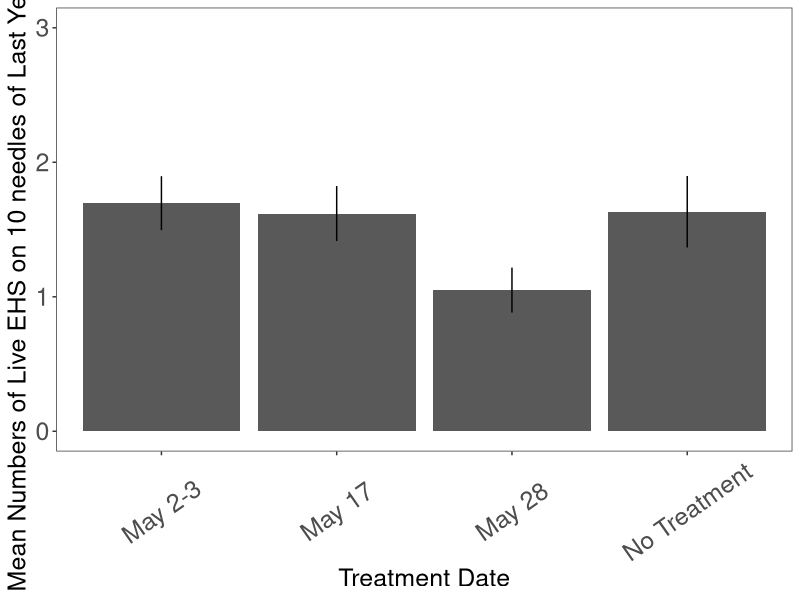
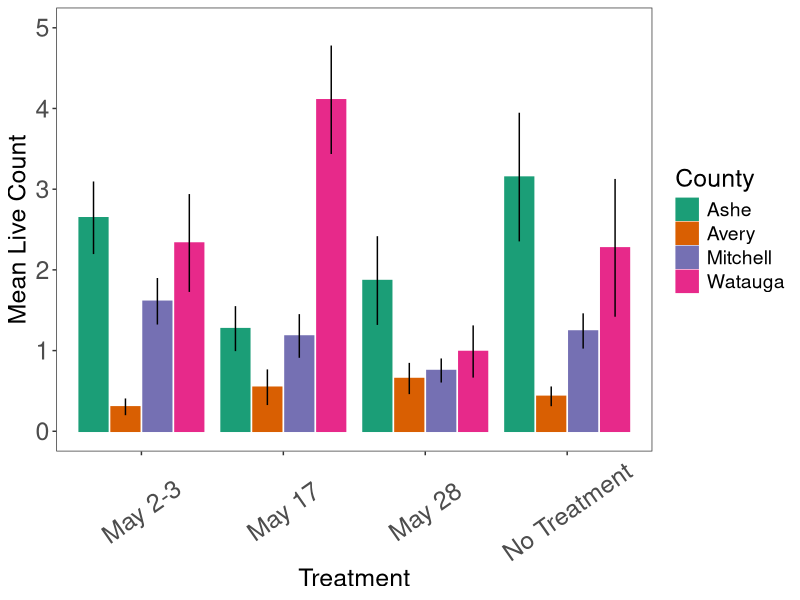
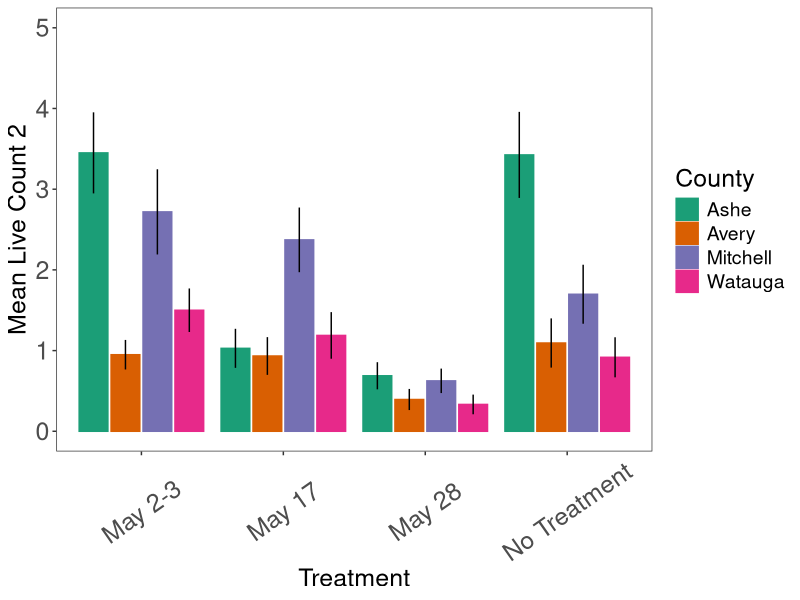
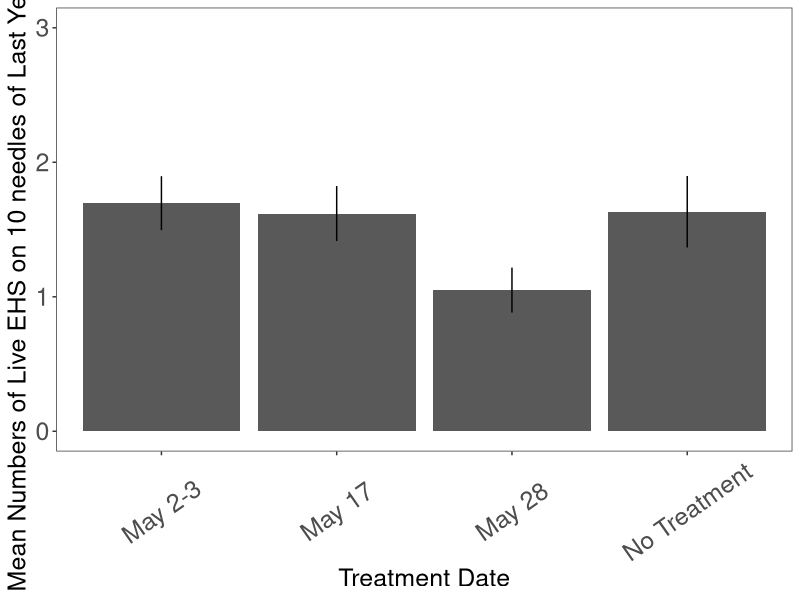
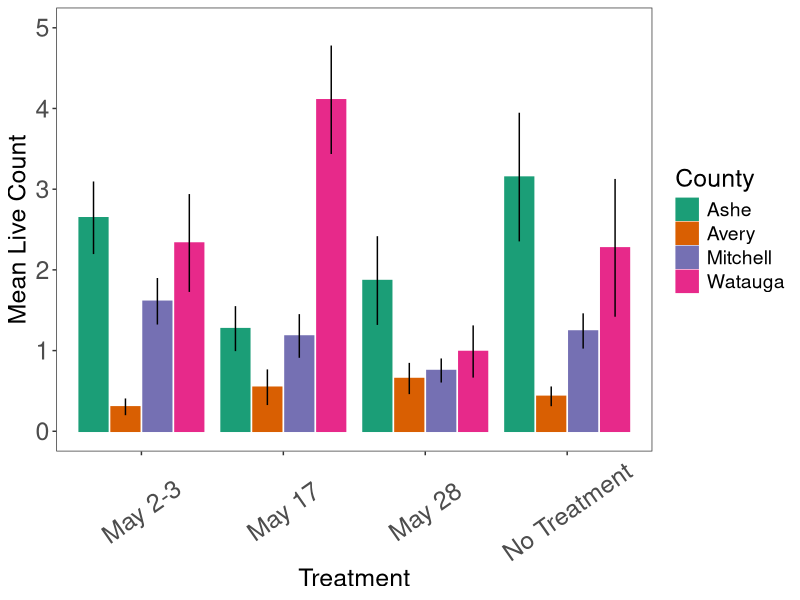
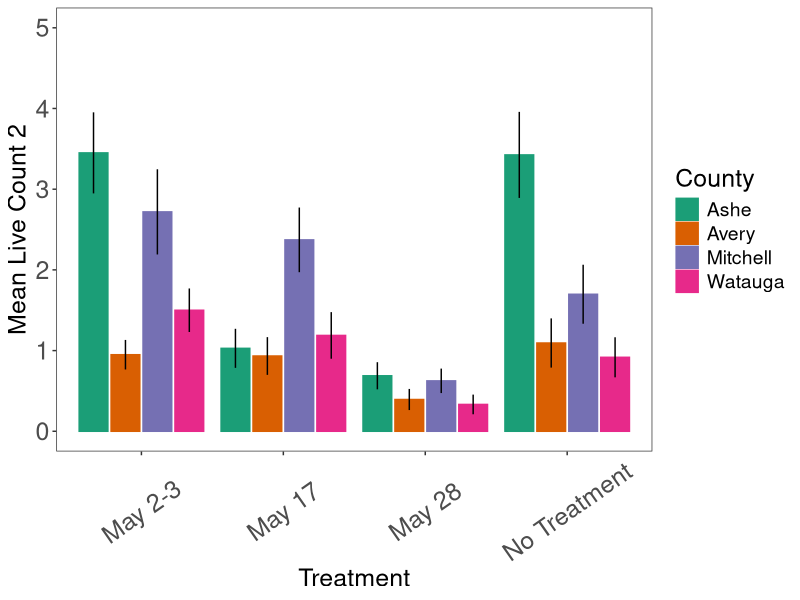

Here is the R script that generated these plots, in order: (Note: this script raises an error after producing the figures.)
# Load the package, read data, and manipulate
library(dplyr)
library(tidyr)
library(ggplot2)
library(stringr)
library(RColorBrewer)
library(ggthemes)
library(viridis)
library(MASS)
library(lme4)
library(tidyverse)
library(multcomp) 
library(multcompView)


## PREPROCESSING ##

# read in file
scalecount <- read.csv(file="EHS count 2024 v7 (study 1).csv", strip.white=TRUE)
colnames(scalecount) <- c("Label", "County","Twigab","Date","Counter","Livescale1","Deadscale1","Livescale2","Deadscale2",
                          "Livescale3","Deadscale3","Prespara","Presfungus","Presscalenewgr","encarsia")

#delete columns with no info
scalecount <- scalecount[ -c(16:19) ]

#extract and create new column with treatment
scalecount$Treatment<-
  substring(scalecount$Label, first=4, last=4)

#getting zero and 1s as presence and absence
# parasitism
scalecount$Prespara<-replace(scalecount$Prespara, scalecount$Prespara=="yes", 1)
scalecount$Prespara<-replace(scalecount$Prespara, scalecount$Prespara=="y", 1)
scalecount$Prespara<-replace(scalecount$Prespara, scalecount$Prespara=="Y", 1)
scalecount$Prespara<-replace(scalecount$Prespara, scalecount$Prespara=="", 0)
scalecount$Prespara<-replace(scalecount$Prespara, scalecount$Prespara=="n", 0)
scalecount$Prespara<-replace(scalecount$Prespara, scalecount$Prespara=="N", 0)
scalecount$Prespara<-replace(scalecount$Prespara, scalecount$Prespara=="no", 0)

# scale new growth?
scalecount$Presscalenewgr<-replace(scalecount$Presscalenewgr, scalecount$Presscalenewgr=="yes", 1)
scalecount$Presscalenewgr<-replace(scalecount$Presscalenewgr, scalecount$Presscalenewgr=="y", 1)
scalecount$Presscalenewgr<-replace(scalecount$Presscalenewgr, scalecount$Presscalenewgr=="Y", 1)
scalecount$Presscalenewgr<-replace(scalecount$Presscalenewgr, scalecount$Presscalenewgr=="", 0)
scalecount$Presscalenewgr<-replace(scalecount$Presscalenewgr, scalecount$Presscalenewgr=="n", 0)
scalecount$Presscalenewgr<-replace(scalecount$Presscalenewgr, scalecount$Presscalenewgr=="N", 0)
scalecount$Presscalenewgr<-replace(scalecount$Presscalenewgr, scalecount$Presscalenewgr=="no", 0)

# presence of fungus
scalecount$Presfungus<-replace(scalecount$Presfungus, scalecount$Presfungus=="yes", 1)
scalecount$Presfungus<-replace(scalecount$Presfungus, scalecount$Presfungus=="y", 1)
scalecount$Presfungus<-replace(scalecount$Presfungus, scalecount$Presfungus=="Y", 1)
scalecount$Presfungus<-replace(scalecount$Presfungus, scalecount$Presfungus=="", 0)
scalecount$Presfungus<-replace(scalecount$Presfungus, scalecount$Presfungus=="n", 0)
scalecount$Presfungus<-replace(scalecount$Presfungus, scalecount$Presfungus=="N", 0)
scalecount$Presfungus<-replace(scalecount$Presfungus, scalecount$Presfungus=="no", 0)

# change Treatment and County to factors
scalecount <- scalecount %>% 
  mutate(across(c(Treatment, County), as.factor))

# change counts to numeric
scalecount <- scalecount %>% 
  mutate(across(c(Livescale1, Deadscale1, Livescale2, Deadscale2, Livescale3, Deadscale3), as.numeric))

# Add mean live scale and Mean dead scale columns
scalecount<-scalecount %>% 
  mutate(Meanlivescale = rowMeans(dplyr::select(., Livescale1, Livescale2, Livescale3), na.rm = TRUE))
scalecount<-scalecount %>% 
  mutate(Meandeadscale = rowMeans(dplyr::select(., Deadscale1, Deadscale2, Deadscale3), na.rm = TRUE))

#removing labels that were not collected
scalecount<-scalecount %>% drop_na(Livescale1)


#scalecount has both July and November counts in it

# getting first count- July
# "scalecount1" henceforth refers to July collection
scalecount1 <- subset(scalecount, grepl('July',Date))

# Treatment survival means
tmeans <- scalecount1 %>% 
  group_by(Treatment) %>% 
  dplyr::summarize(
    Mean=round(mean(Meanlivescale, na.rm = T),3),
    sd = sd(Meanlivescale),
    n = n(),
    se = sd / sqrt(n),
    cv = sd/Mean * 100
  )
print(tmeans)


# treatment means as bar plots
labels <- c("May 2-3", "May 17", "May 28", "No Treatment")
Meanlivescale_plot_first <- ggplot(data=tmeans, 
                                   aes(x=Treatment, y=Mean
                                   ), na.rm = T) +
  geom_bar(stat="identity", position = position_dodge2(width = 0.9, preserve = "single"))  +
  geom_errorbar(aes(ymin=Mean-se, ymax=Mean+se), position = position_dodge(0.9), width = 0,
                show.legend = FALSE, color="black") +
  labs(x="Treatment Date", y="Mean Numbers of Live EHS on 10 needles of Last Year's Growth") +
  theme_bw() + 
  theme(panel.grid.major = element_blank(), 
        panel.grid.minor = element_blank(),
        axis.text.x=element_text(angle = 35, vjust = 0.5, size=18), 
        axis.title.x = element_text(size=18),
        axis.title.y=element_text(size=18),
        axis.text.y=element_text(size=18),
        legend.text = element_text(size = 14),
        legend.title = element_text(size = 18)
  )+  ylim(0, 3)+
  scale_fill_brewer(palette = "Dark2")+
  scale_color_brewer(palette = "Dark2") + scale_x_discrete(label = labels)
Meanlivescale_plot_first
ggsave(Meanlivescale_plot_first, file="Meanlivescale_plot_first.pdf", 
       width = 6, height=4)


##


####by county#####
# Treatment survival means for July scale count
tmeans <- scalecount1 %>% 
  group_by(Treatment, County) %>% 
  dplyr::summarize(
    Mean=round(mean(Meanlivescale, na.rm = T),3),
    sd = sd(Meanlivescale),
    n = n(),
    se = sd / sqrt(n),
    cv = sd/Mean * 100
  )
print(tmeans)

#by county
# Treatment survival means for second (November) scale count
scalecount2 <- subset(scalecount, grepl('November', Date))
tmeans_county2 <- scalecount2 %>% 
  group_by(Treatment, County) %>% 
  dplyr::summarize(
    Mean=round(mean(Meanlivescale, na.rm = T),3),
    sd = sd(Meanlivescale),
    n = n(),
    se = sd / sqrt(n),
    cv = sd/Mean * 100
  )
print(tmeans_county2)

# Mean live scale plot by county for July
labels <- c("May 2-3", "May 17", "May 28", "No Treatment")
Meanlivescale_plot_county <- ggplot(data=tmeans, 
                                    aes(x=Treatment, y=Mean, fill=County, colour=County
                                    ), na.rm = T) +
  geom_bar(stat="identity", position = position_dodge2(width = 0.9, preserve = "single"))  +
  geom_errorbar(aes(ymin=Mean-se, ymax=Mean+se), position = position_dodge(0.9), width = 0,
                show.legend = FALSE, color="black") +
  labs(x="Treatment", y="Mean Live Count") +
  theme_bw() + 
  theme(panel.grid.major = element_blank(), 
        panel.grid.minor = element_blank(),
        axis.text.x=element_text(angle = 35, vjust = 0.5, size=18), 
        axis.title.x = element_text(size=18),
        axis.title.y=element_text(size=18),
        axis.text.y=element_text(size=18),
        legend.text = element_text(size = 14),
        legend.title = element_text(size = 18)
  )+  ylim(0, 5)+
  scale_fill_brewer(palette = "Dark2")+
  scale_color_brewer(palette = "Dark2") + scale_x_discrete(label = labels)
Meanlivescale_plot_county

# save as a PDF image July collection 
ggsave(Meanlivescale_plot_county, file="Meanlivescale_plot_county.pdf", 
       width = 6, height=4)

# November collection plot, by county
labels <- c("May 2-3", "May 17", "May 28", "No Treatment")
Meanlivescale_plot_county2 <- ggplot(data=tmeans_county2, 
                                     aes(x=Treatment, y=Mean, fill=County, colour=County
                                     ), na.rm = T) +
  geom_bar(stat="identity", position = position_dodge2(width = 0.9, preserve = "single"))  +
  geom_errorbar(aes(ymin=Mean-se, ymax=Mean+se), position = position_dodge(0.9), width = 0,
                show.legend = FALSE, color="black") +
  labs(x="Treatment", y="Mean Live Count 2") +
  theme_bw() + 
  theme(panel.grid.major = element_blank(), 
        panel.grid.minor = element_blank(),
        axis.text.x=element_text(angle = 35, vjust = 0.5, size=18), 
        axis.title.x = element_text(size=18),
        axis.title.y=element_text(size=18),
        axis.text.y=element_text(size=18),
        legend.text = element_text(size = 14),
        legend.title = element_text(size = 18)
  )+
  ylim(0, 5)+
  scale_fill_brewer(palette = "Dark2")+
  scale_color_brewer(palette = "Dark2") + scale_x_discrete(label = labels)
Meanlivescale_plot_county2

# save as a PDF image  - plot of mean live scale, november collection
ggsave(Meanlivescale_plot_county2, file="Meanlivescale_plot_county2.pdf", 
       width = 6, height=4)


##### ##Kruskal wallace, will use: ####
shapiro.test(scalecount1$Livescale1)
#W = 0.58685, p-value < 2.2e-16 . less than .05, thus data is non normal
#first count:
kruskal.test(Livescale1 ~ Treatment, data = scalecount1)

pairwise.wilcox.test(scalecount1$Livescale1, scalecount1$Treatment,
                     p.adjust.method = "BH")


#second count:
shapiro.test(scalecount2$Livescale1)
#W = 0.65372, p-value < 2.2e-16 less than .05, thus data is non normal
kruskal.test(Livescale1 ~ Treatment, data = scalecount2)

pairwise.wilcox.test(scalecount2$Livescale1, scalecount2$Treatment,
                     p.adjust.method = "BH")


###looking at percentages of parasitized ####

#first count:

#extract and create new column with treatment-
scalecountfung1<-scalecount1


#remove twigs with no scale
# Note: Ask client about meaning of 0 counts!! 
scalecountfung1<-scalecountfung1[rowSums(scalecountfung1[, 6:11] == 0) < 2,]
scalecountfung1<-scalecountfung1 %>% drop_na(Label) #some samples only have one twig, dropping those

# Treatment means - percentage of parasitism in July collection
tmeans1<-scalecountfung1 %>% 
  group_by(Treatment) %>% 
  summarise(
    percent_yes = mean(Prespara == 1),
    percent_yes100 = round(percent_yes*100),
  )

tmeans1$Collection<-"July"
#checking to make sure we are getting the presence absence mean percentage 
#write.csv(scalecountfung1,"~/Downloads/scalecountfung1.csv", row.names = FALSE)

# Convert presence of parasitism to numeric and perform normality check
scalecountfung1$Prespara<-as.numeric(scalecountfung1$Prespara)
shapiro.test(scalecountfung1$Prespara)

#W = 0.58143, p-value < 2.2e-16 . less than .05, thus data is non normal

# perform Kruskal-Wallis test and Wilcox text
#first count:
kruskal.test(Prespara ~ Treatment, data = scalecountfung1)

# Note - cannot compute exact value due to ties
pairwise.wilcox.test(scalecountfung1$Prespara, scalecountfung1$Treatment,
                     p.adjust.method = "BH")

#  1       2     3    4
#  2 0.313 -     -    
#  3 0.161 0.032 -    
#  4 0.766 0.388 0.124

####parasitism just in July plot not used####
labels <- c("May 2-3", "May 17", "May 28", "No Treatment")
scalecountfung1_para_plot <- ggplot(data=tmeans, 
                                    aes(x=Treatment, y=percent_yes100
                                    ), na.rm = T) +
  geom_bar(stat="identity", position = position_dodge2(width = 0.9, preserve = "single"))  +
  geom_errorbar(aes(ymin=Mean-se, ymax=Mean+se), position = position_dodge(0.9), width = 0,
                show.legend = FALSE, color="black") +
  labs(x="Treatment Date", y="Mean Numbers of Live EHS on 10 needles of This Year's Growth in November") +
  theme_bw() + 
  theme(panel.grid.major = element_blank(), 
        panel.grid.minor = element_blank(),
        axis.text.x=element_text(angle = 35, vjust = 0.5, size=18), 
        axis.title.x = element_text(size=18),
        axis.title.y=element_text(size=18),
        axis.text.y=element_text(size=18),
        legend.text = element_text(size = 14),
        legend.title = element_text(size = 18)
  )+
  scale_fill_brewer(palette = "Dark2")+
  scale_color_brewer(palette = "Dark2")  + scale_x_discrete(label = labels)
Meanlivescale_plot_second
ggsave(Meanlivescale_plot_second, file="Parasitism_plot_first.pdf", 
       width = 6, height=4)

#####


#second count (November):

#extract and create new column with treatment-
scalecountfung2<-scalecount2

#remove twigs with no scale and only one twig
# ASK - why remove samples with only one twig?
scalecountfung2<-scalecountfung2[rowSums(scalecountfung2[, 6:11] == 0) < 2,]
scalecountfung2<-scalecountfung2 %>% drop_na(Label) #some samples only have one twig, dropping those

#percentage of parasitism in a group
tmeans2<-scalecountfung2 %>% 
  group_by(Treatment) %>% 
  summarise(
    percent_yes = mean(Prespara == 1),
    percent_yes100 = round(percent_yes*100),
  )

tmeans2$Collection<-"Nov"
scalecountfung2$Prespara<-as.numeric(scalecountfung2$Prespara)

# check normality
shapiro.test(scalecountfung2$Prespara)

#W = 0.58143, p-value < 2.2e-16 . less than .05, thus data is non normal
#first count:
kruskal.test(Prespara ~ Treatment, data = scalecountfung2)

# This one does run! Probably because the 0s were removed?
pairwise.wilcox.test(scalecountfung2$Prespara, scalecountfung2$Treatment,
                     p.adjust.method = "BH")

#1       2     3    
#2 0.256 -     -    
#3 0.021 0.205 -    
#4 0.238 0.885 0.205


# COMBINING DATA

# combine parasitic tables
para_table<-dplyr::bind_rows(tmeans1, tmeans2)

#make plot for parasitism count
# label with treatment dates
labels <- c("May 2-3", "May 17", "May 28", "No Treatment")

para_plot <- ggplot(data=para_table, 
                    aes(x=Treatment, y=percent_yes100, fill=Collection, colour=Collection
                    ), na.rm = T) +
  geom_bar(stat="identity", position = position_dodge2(width = 0.9, preserve = "single"))  +
  labs(x="Treatment", y="Presence Absence Mean Percentage") +
  theme_bw() + 
  theme(panel.grid.major = element_blank(), 
        panel.grid.minor = element_blank(),
        axis.text.x=element_text(angle = 35, vjust = 0.5, size=18), 
        axis.title.x = element_text(size=18),
        axis.title.y=element_text(size=18),
        axis.text.y=element_text(size=18),
        legend.text = element_text(size = 14),
        legend.title = element_text(size = 18)
  )+
  scale_fill_brewer(palette = "Dark2")+
  scale_color_brewer(palette = "Dark2")  + scale_x_discrete(label = labels)
para_plot

ggsave(para_plot, file="Pres_mean_plot.pdf", 
       width = 6, height=10)



####presence of fungi####
#by county

# Treatment survival means - November
tmeans_fungus <- scalecount2 %>% 
  group_by(County) %>% 
  summarise(
    percent_yes = mean(Presfungus == 1),
    percent_yes100 = round(percent_yes*100),
  )
print(tmeans_fungus)

tmeans_fungus_plot <- ggplot(data=tmeans_fungus, 
                             aes(x=County, y=percent_yes100
                             ), na.rm = T) +
  geom_bar(stat="identity", position = position_dodge2(width = 0.9, preserve = "single"))  +
  labs(x="County", y="Mean Presence Percentage of Fungus Infestation") +
  theme_bw() + 
  theme(panel.grid.major = element_blank(), 
        panel.grid.minor = element_blank(),
        axis.text.x=element_text(angle = 35, vjust = 0.5, size=18), 
        axis.title.x = element_text(size=18),
        axis.title.y=element_text(size=18),
        axis.text.y=element_text(size=18),
        legend.text = element_text(size = 14),
        legend.title = element_text(size = 18)
  )+
  scale_fill_brewer(palette = "Dark2")+
  scale_color_brewer(palette = "Dark2") 
tmeans_fungus_plot
ggsave(tmeans_fungus_plot, file="tmeans_fungus_plot.pdf", 
       width = 4, height=6)




scalecount2mitchell <- subset(scalecount2, grepl('Mitchell',County))
scalecount2mitchell<-scalecount2mitchell[rowSums(scalecount2mitchell[, 6:11] == 0) < 2,]
scalecount2mitchell<-scalecount2mitchell %>% drop_na(Label)

tmeans2<-scalecount2mitchell %>% 
  group_by(Treatment) %>% 
  summarise(
    percent_yes = mean(Presfungus == 1),
    percent_yes100 = round(percent_yes*100),
  )

scalecount2mitchell$Prespara<-as.numeric(scalecount2mitchell$Prespara)

#not significant- no difference in fungus among treatments in mitchell county 
kruskal.test(Prespara ~ Treatment, data = scalecount2mitchell)
#Kruskal-Wallis chi-squared = 3.9077, df = 3, p-value = 0.2716
pairwise.wilcox.test(scalecount2mitchell$Prespara, scalecountfung2$Treatment,
                     p.adjust.method = "BH")

######encarsia########

scalecountencar<-scalecount2


#remove twigs with no scale

scalecountencar<-scalecountencar %>% drop_na(encarsia) #some samples only have one twig, dropping those

tmeans <- scalecountencar %>% 
  group_by(Treatment) %>% 
  dplyr::summarize(
    Mean=round(mean(encarsia, na.rm = T),3),
    sd = sd(encarsia),
    n = n(),
    se = sd / sqrt(n),
    cv = sd/Mean * 100
  )
print(tmeans)


labels <- c("May 2-3", "May 17", "May 28", "No Treatment")
scalecountencar_plot <- ggplot(data=tmeans, 
                               aes(x=Treatment, y=Mean
                               ), na.rm = T) +
  geom_bar(stat="identity", position = position_dodge2(width = 0.9, preserve = "single"))  +
  geom_errorbar(aes(ymin=Mean-se, ymax=Mean+se), position = position_dodge(0.9), width = 0,
                show.legend = FALSE, color="black") +
  labs(x="Treatment Date", y="Mean Numbers of Encarsia") +
  theme_bw() + 
  theme(panel.grid.major = element_blank(), 
        panel.grid.minor = element_blank(),
        axis.text.x=element_text(angle = 35, vjust = 0.5, size=18), 
        axis.title.x = element_text(size=18),
        axis.title.y=element_text(size=18),
        axis.text.y=element_text(size=18),
        legend.text = element_text(size = 14),
        legend.title = element_text(size = 18)
  )+
  scale_fill_brewer(palette = "Dark2")+
  scale_color_brewer(palette = "Dark2")  + scale_x_discrete(label = labels)
scalecountencar_plot
ggsave(scalecountencar_plot, file="Encarsia means.pdf", 
       width = 6, height=4)


#scalecountfung2$Prespara<-as.numeric(scalecountfung2$Prespara)
shapiro.test(scalecountencar$encarsia)

#W = 0.64279, p-value < 2.2e-16 not normal
kruskal.test(encarsia ~ Treatment, data = scalecountencar)
#Kruskal-Wallis chi-squared = 10.057, df = 3, p-value = 0.01809 significant

pairwise.wilcox.test(scalecountencar$encarsia, scalecountencar$Treatment,
                     p.adjust.method = "BH")
#1         2      3     
#2 0.4788 -      -     
#3 0.3075 0.7669 -     
#4 0.1603 0.1114 0.0065
